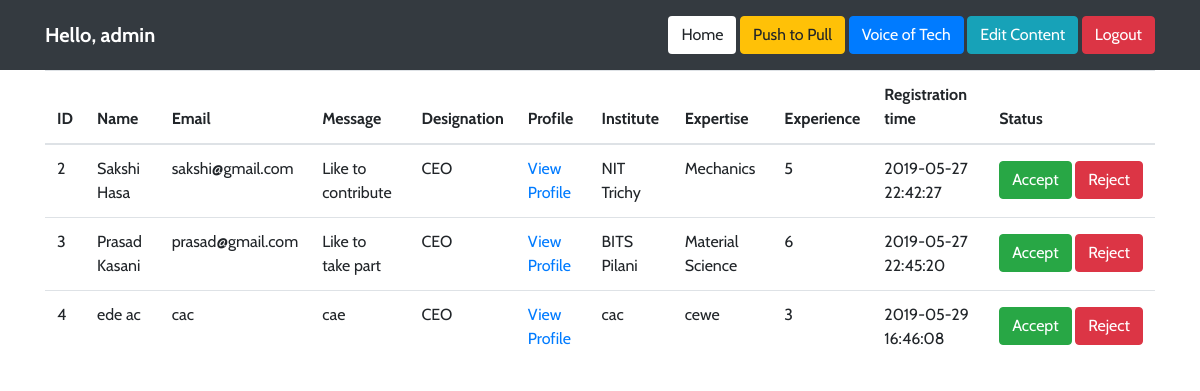
/console.php (signed in), run on the app's committed database.
### tables this page shows
CREATE TABLE `user_requests` (
  `id` int(11) NOT NULL,
  `firstname` text NOT NULL,
  `lastname` text NOT NULL,
  `email` text NOT NULL,
  `password` varchar(300) NOT NULL,
  `message` varchar(500) NOT NULL,
  `designation` text NOT NULL,
  `profile` text NOT NULL,
  `institute` text NOT NULL,
  `expetise` text NOT NULL,
  `experience` int(11) NOT NULL,
  `date` datetime NOT NULL
);

### functions.php (called while the page is built, shortened)
<?php
function fetchAll($query){
	$con = new PDO(DBINFO,DBUSER,DBPASS);
	$stmt = $con->query($query);
	return $stmt->fetchAll();
}
?>

### console.php (the view, shortened to what this page needs)
<?php
include("functions.php");
?>
<!doctype html>
<html lang="en">
  <head>
    	<link rel="stylesheet" href="https://stackpath.bootstrapcdn.com/bootstrap/4.2.1/css/bootstrap.min.css"
>
    <link rel="stylesheet" href="https://use.fontawesome.com/releases/v5.6.3/css/all.css"
>
    <link rel="stylesheet" href="https://maxcdn.bootstrapcdn.com/bootstrap/4.2.1/css/bootstrap.min.css">
  </head>
    <header>
      <div class="navbar navbar-dark bg-dark box-shadow">
        <div class="container d-flex justify-content-between">
          <a href="#" class="navbar-brand d-flex align-items-center">
            <strong>Hello, <?php echo 'admin'	?></strong>
          </a>
		  <div class="pull-right">
			     <a href="console.php" style="text-decoration:none;color:white;"><button name="edit" style="background:white;" class="btn btn-default my-2 active">Home</button></a>
                <a href="pushpull_data.php" style="text-decoration:none;color:white;"><button name="edit" class="btn btn-warning my-2">Push to Pull</button></a>
                <a href="voiceoftech_data.php" style="text-decoration:none;color:white;"><button class="btn btn btn-primary my-2">Voice of Tech</button></a>
                <a href="#" data-toggle="modal" data-target="#myModal" style="text-decoration:none;color:white;"><button name="edit" class="btn btn-info my-2">Edit Content</button></a>
				<button name="logout" class="btn btn-danger my-2">Logout</button>
		  </div>
        </div>
      </div>
    </header>
    <body>
	<div class="container">
	<?php
		 $query = "SELECT * FROM `user_requests`;";
			if(count(fetchAll($query)) > 0)
			{
				echo "<table class='table'>
				<thead>
				  <tr>
					<th>ID</th>
					<th>Name</th>
					<th>Email</th>
					<th>Message</th>
					<th>Designation</th>
					<th>Profile</th>
					<th>Institute</th>
					<th>Expertise</th>
					<th>Experience</th>
					<th>Registration time</th>
					<th>Status</th>
				  </tr>
				</thead>
				<tbody>";
				foreach(fetchAll($query) as $row)
				{
				echo "<tr>
					<td>".$row['id']."</td>
					<td>".$row['firstname']." ".$row['lastname']."</td>
					<td>".$row['email']."</td>
					<td>".$row['message']."</td>
					<td>".$row['designation']."</td>"; ?>
					<?php
					$result = $row['profile'];
					if ( strpos($result,'link') !== false)
					{
					$search = "link";
					$final = str_replace($search,'',$result);
					echo "<td><a href='$final' target='_new'>View Profile</a></td>";
					}
					else
					{
					echo "<td><a href='upload/".$row['profile']."' target='_new'>View Profile</a></td>";
					}
					echo
					"<td>".$row['institute']."</td>
					<td>".$row['expetise']."</td>
					<td>".$row['experience']."</td>
					<td>".$row['date']."</td>"; ?>
					<td style='white-space: nowrap'>
								<a href="accept.php?id=<?php echo $row['id']; ?>" class="btn btn-success my-1">Accept</a>
								<a href="reject.php?id=<?php echo $row['id']; ?>" class="btn btn-danger my-1">Reject</a>
					<?php
					echo "</td>
				  </tr>" ?>
				<?php
				}
				echo"</tbody>
			  </table>";
			}
				else{
					echo "<p style='text-align:center; padding-top:50px;'>No pending requests </p>";
				}
				?>
        </div>
  </body>
</html>

### console.php (style rules this page uses)
body { font-family: 'Cabin', sans-serif; }

### data on the page
user_requests: id "2", firstname "Sakshi", lastname "Hasa", email "sakshi@gmail.com", message "Like to contribute", designation "CEO", institute "NIT Trichy", expetise "Mechanics", experience "5", date "2019-05-27 22:42:27"
user_requests: id "3", firstname "Prasad", lastname "Kasani", email "prasad@gmail.com", message "Like to take part", designation "CEO", institute "BITS Pilani", expetise "Material Science", experience "6", date "2019-05-27 22:45:20"
user_requests: id "4", firstname "ede", lastname "ac", email "cac", message "cae", designation "CEO", institute "cac", expetise "cewe", experience "3", date "2019-05-29 16:46:08"
